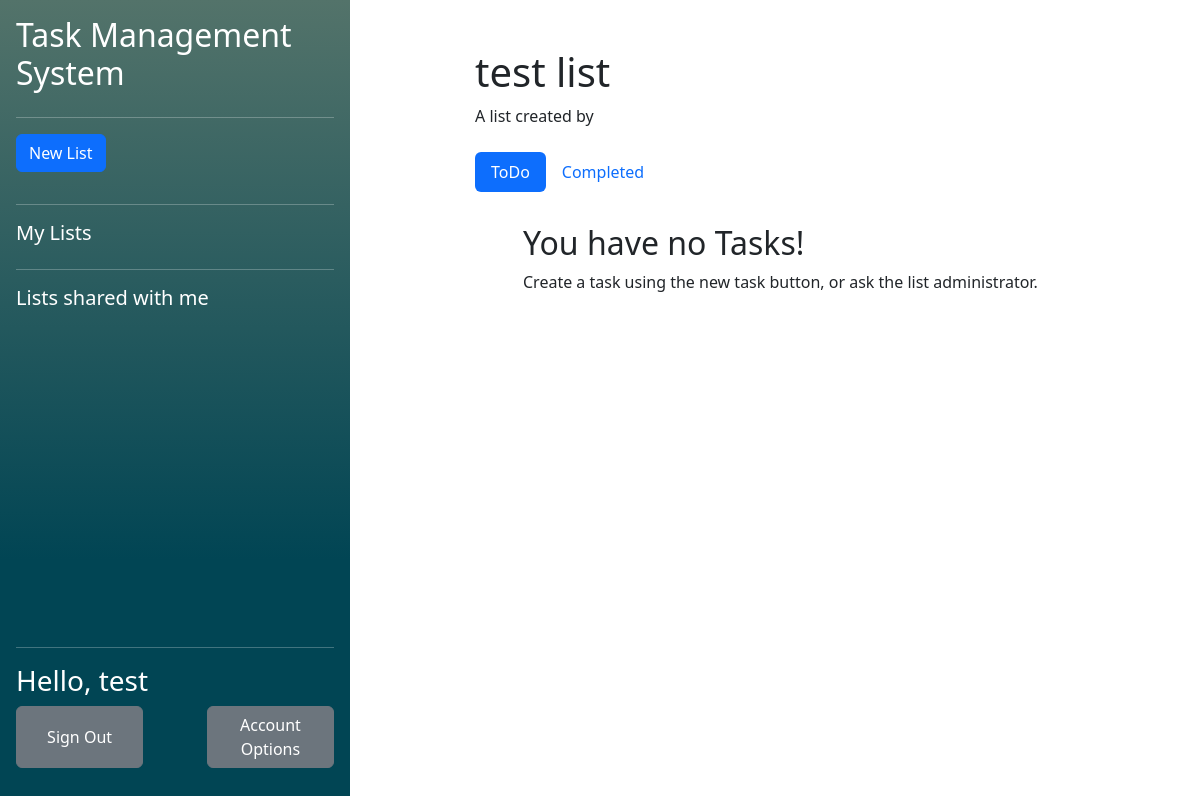
The page /php/index.php?listid=3 (signed in) on the database as committed earlier.
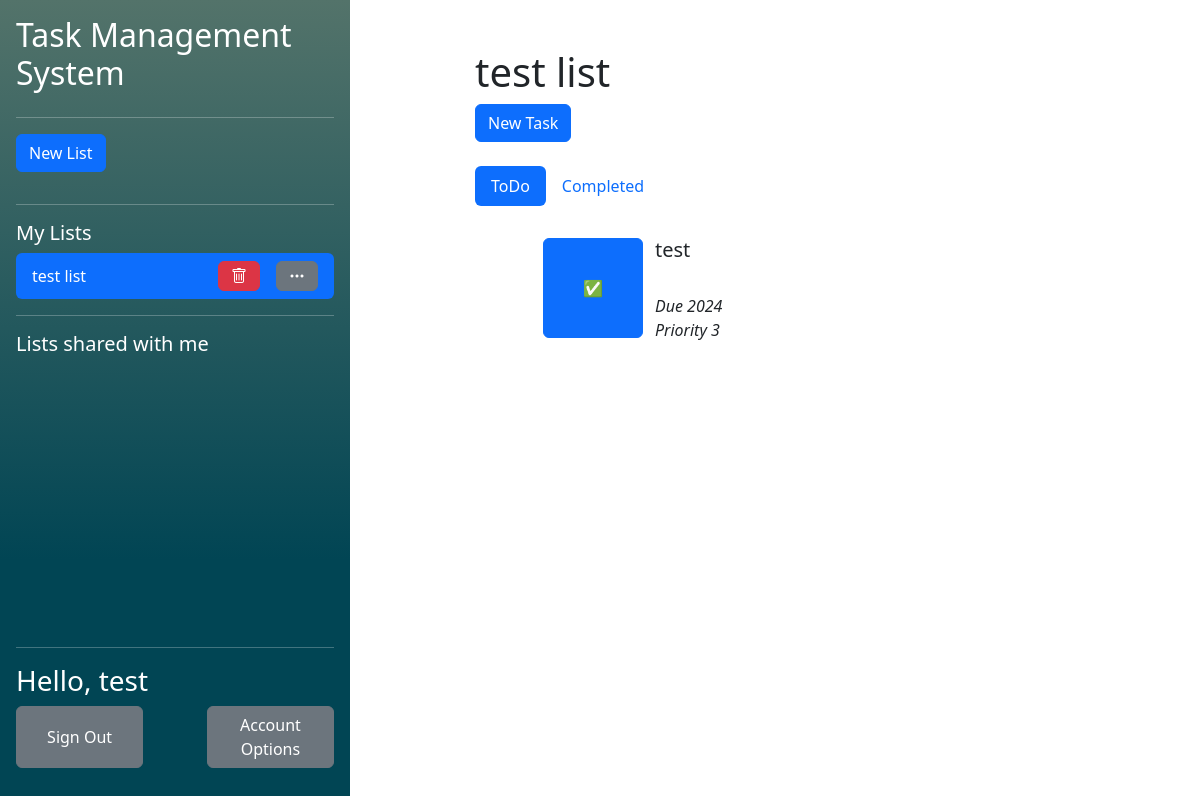
The same page on the database as committed later.
### tables this page shows
CREATE TABLE "UserLists" (
	"user_id"	TEXT,
	"list_id"	TEXT,
	"collaborator"	INTEGER,
	"observer"	INTEGER,
	PRIMARY KEY("user_id","list_id"),
	FOREIGN KEY("user_id") REFERENCES "Users"("user_id") ON DELETE CASCADE ON UPDATE CASCADE,
	FOREIGN KEY("list_id") REFERENCES "Lists"("list_id") ON DELETE CASCADE ON UPDATE CASCADE
);

CREATE TABLE "Lists"
(
    list_id        INTEGER not null
        primary key autoincrement,
    list_name      TEXT    not null,
    list_completed REAL    not null
);

CREATE TABLE "Tasks" (
	"task_id"	INTEGER NOT NULL,
	"task_name"	TEXT NOT NULL,
	"task_completed"	INTEGER NOT NULL,
	"list_id"	INTEGER NOT NULL,
	"order_in_list"	INTEGER NOT NULL,
	"assigned_collaborator_id"	INTEGER,
	"task_due_date"	INTEGER,
	"task_priority"	INTEGER,
	FOREIGN KEY("assigned_collaborator_id") REFERENCES "Users"("user_id"),
	FOREIGN KEY("list_id") REFERENCES "Lists"("list_id") ON DELETE CASCADE,
	PRIMARY KEY("task_id" AUTOINCREMENT)
);

### php/functions/DatabaseFunctions.php (called while the page is built, shortened)
<?php
function getUIDFromCreds(){
    $db = new SQLite3("../db/database.db");
    $SQL = "SELECT user_id FROM Users WHERE password_hash = :creds";
    $stmt = $db->prepare($SQL);
    $stmt->bindValue(":creds", $_SESSION['credentials'], SQLITE3_TEXT);
    $result = $stmt->execute();
    while($row = $result->fetchArray()){
        $resultArray [] = $row;
    }
    return $resultArray[0]['user_id'];
}
function getOwnedListsForCurrentUser(){
    $uid = getUIDFromCreds();
    $db = new SQLite3("../db/database.db");
    $SQL = "SELECT list_id FROM  UserLists WHERE user_id = :uid AND collaborator = 0 AND observer = 0";
    $stmt = $db->prepare($SQL);
    $stmt->bindValue(":uid", $uid, SQLITE3_TEXT);
    $result = $stmt->execute();
    while($row = $result->fetchArray()){
        $resultArray [] = $row;
    }
    if (!isset($resultArray)){
        return null;
    }
    return $resultArray;
}
function getCollabListsForCurrentUser(){
    $uid = getUIDFromCreds();
    if (!isset($resultArray)){
        return null;
    }
    return $resultArray;
}
function getListNameFromID($listID){
    $db = new SQLite3("../db/database.db");
    $SQL = "SELECT list_name FROM Lists WHERE list_id = :lid";
    $stmt = $db->prepare($SQL);
    $stmt->bindValue(":lid", $listID, SQLITE3_TEXT);
    $result = $stmt->execute();
    while($row = $result->fetchArray()){
        $resultArray [] = $row;
    }
    return $resultArray;
}
?>

### php/functions/TaskFunctions.php (called while the page is built, shortened)
<?php
function checkUserListAccess($listID, $userID)
{
    $db = new SQLite3("../db/database.db");
    $SQL = "SELECT list_id FROM  UserLists WHERE user_id = :uid AND list_id = :lid AND observer = 0 AND collaborator = 0";
    $stmt = $db->prepare($SQL);
    $stmt->bindValue(":lid", $listID, SQLITE3_INTEGER);
    $stmt->bindValue(":uid", $userID, SQLITE3_INTEGER);
    $result = $stmt->execute();
    while($row = $result->fetchArray()){
        $resultArray [] = $row;
    }
    if (!isset($resultArray)) {
        return false;
    }
    if ($listID == $resultArray[0]["list_id"]){
        return true;
    }
}
function checkCollabListAccess($listID, $userID)
{
    $db = new SQLite3("../db/database.db");
    $SQL = "SELECT list_id FROM  UserLists WHERE user_id = :uid AND list_id = :lid AND observer = 0 AND collaborator = 1";
    $stmt = $db->prepare($SQL);
    $stmt->bindValue(":lid", $listID, SQLITE3_INTEGER);
    $stmt->bindValue(":uid", $userID, SQLITE3_INTEGER);
    $result = $stmt->execute();
    if (!isset($resultArray)) {
        return false;
    }
}
function getUncompletedTasksFromList($listID){
    $userID = getUIDFromCreds();
    if(!checkUserListAccess($listID, $userID) AND !checkCollabListAccess($listID, $userID)){
        return false;
    }
    $db = new SQLite3("../db/database.db");
    $SQL = "SELECT * FROM Tasks WHERE list_id = :lid AND task_completed = 0 ORDER BY order_in_list ";
    $stmt = $db->prepare($SQL);
    $stmt->bindValue(":lid", $listID, SQLITE3_INTEGER);
    $result = $stmt->execute();
    while($row = $result->fetchArray()){
        $resultArray [] = $row;
    }
    if(isset($resultArray)){
        return $resultArray;
    }
    return null;
}
?>

### php/components/TaskList.php (the view, shortened to what the changed rows need)
<?php require 'components/NewTaskPopup.php';
$listid = isset($_GET['listid']) ? $_GET['listid'] : false;
?>
<h1>
    <?php if (getListNameFromID($listid) != false) echo getListNameFromID($listid)[0]['list_name']?>
</h1>
<?php if ($listid != false):?>
<?php if(checkUserListAccess(htmlspecialchars($listid), getUIDFromCreds())): ?>
<button type="button" class="btn btn-primary" data-bs-toggle="modal" data-bs-target="#NewTaskModal">
    New Task
</button>
<?php else: ?>
A list created by <b><?php echo getListOwnerName($listid)?></b>
<?php endif;?>
<br/><br/>
<div>
    <ul class="nav nav-pills mb-3" id="pills-tab" role="tablist">
    </ul>
</div>
<div class="tab-content" id="pills-tabContent">
    <div class="tab-pane fade show active" id="pills-todo" role="tabpanel" aria-labelledby="pills-todo-tab" tabindex="0">
        <div class="p-3">
            <ol>
                <?php
                if (getUncompletedTasksFromList($listid) != null):
                foreach (getUncompletedTasksFromList($listid) as $item):?>
                    <ul>
                        <form class="" action="<?php echo htmlspecialchars($_SERVER["PHP_SELF"])."?taskid=".$item['task_id']."&type=complete&listid=".$listid;?>" method="post">
                            <div class="row">
                                <button class='btn btn-primary col' style="flex: none; width: 10%; min-width: 100px; height: 10%; min-height: 100px;" type='submit' name=<?php echo $item['task_id']?>>✅</button>
                                <div class="col">
                                    <h5><?php echo $item['task_name']?></h5>
                                    <br/>
                                    <i><?php if(isset($item['task_due_date'])){
                                            echo "Due ".$item['task_due_date'];
                                        } else {
                                            echo 'No due date';
                                        }?></i> <br/>
                                    <i><?php if(($item['task_priority']) != 0){
                                            echo 'Priority '.$item['task_priority'];
                                        } else {
                                            echo 'No priority';
                                        }?></i>
                                </div>
                            </div>
                        </form>
                    </ul>
                <?php endforeach;
                else:?>
                <h2>You have no Tasks!</h2>
                Create a task using the new task button, or ask the list administrator.
                <?php endif;?>
            </ol>
        </div>
    </div>
</div>
<?php else: ?>
<h1>No List selected!</h1>
Create or select a list using the sidebar!
<?php endif;?>

### php/components/ListList.php (shortened to what the changed rows need)
<?php $ListIDInURL = isset($_GET['listid']) ? $_GET['listid'] : false;?>
<ul class="nav nav-pills flex-column mb-auto overflow-y-auto">
    <?php
        foreach (getOwnedListsForCurrentUser() as $listID):
            if($listID[0] == $ListIDInURL):?>
                <li class="hstack gap-3 nav-link active text-white">
                    <div class="">
                        <?php echo getListNameFromID($listID[0])[0][0]?>
                    </div>
                    <button class="btn btn-danger ms-auto" onclick="location.href='listAction.php?action=delete&listid=<?php echo $ListIDInURL?>'"><i class="bi bi-trash"></i></button>
                    <button class="btn btn-secondary"  onclick="location.href='modifyList.php?listid=<?php echo $ListIDInURL?>'"><i class="bi bi-three-dots"></i></button>
                </li>
            <?php endif;?>
    <?php endforeach;?>
    <?php
    foreach (getCollabListsForCurrentUser() as $listID):
        if($listID[0] == $ListIDInURL):?>
            <li class="hstack gap-3 nav-link active text-white">
                <div class="">
                    <?php echo getListNameFromID($listID[0])[0][0]?>
                </div>
                <button class="btn btn-danger ms-auto" onclick="location.href='listAction.php?action=leave&listid=<?php echo $ListIDInURL?>'"><i class="bi bi-box-arrow-right"></i></button>
            </li>
        <?php else:?>
            <li class="hstack gap-3">
                <div class="nav-link text-white">
                    <a class="navbarList" href="<?php echo "index.php?listid=$listID[0]"?>">
                        <?php echo getListNameFromID($listID[0])[0][0]?>
                    </a>
                </div>
                <button class="btn btn-outline-danger ms-auto" onclick="location.href='listAction.php?action=leave&listid=<?php echo $ListIDInURL?>'"><i class="bi bi-box-arrow-right"></i></button>
            </li>
        <?php endif;?>
    <?php endforeach;?>
</ul>

Rows that differ between the two databases and show on the page:
added userlists: list.list_name "test list"
now on this page (row unchanged): tasks: task_name "test", task_due_date "2024", task_priority "3"
Other text that changed with them:
text no longer shown: "A list created by You have no Tasks! Create a task using the new task button, or ask the list administrator."
text now shown: "New Task"
